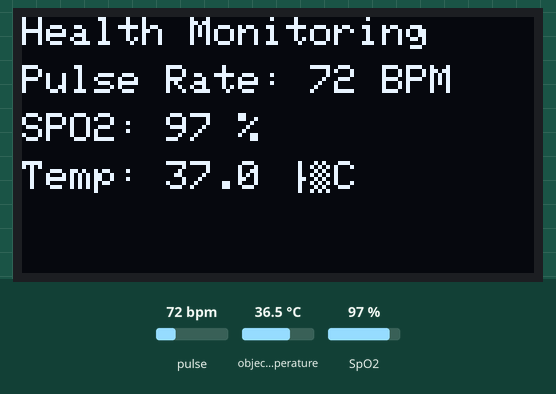
This sketch was run on a simulated ESP32. Parts: 128×64 one-colour display. The test bench sets the inputs (shaded band); at power-on: pulse 72 bpm, object temperature 36.5 °C, SpO2 97 %. WiFi joins after 1.5 s; servers stay silent unless stated; not simulated (calls return 0 or success): secrets.h.

Above: at 8.2 s.
8.3 s: pulse set to 42 bpm
At 9.7 s:
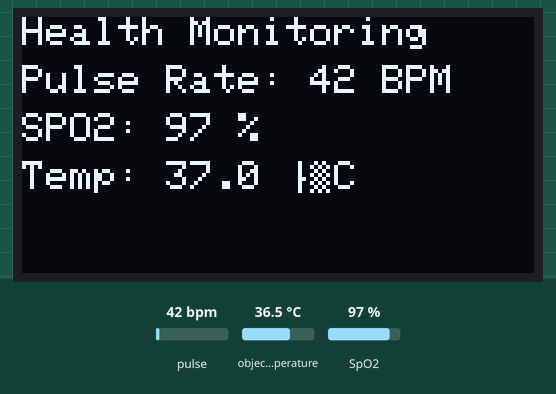
10.3 s: object temperature set to 20 °C
At 12.4 s:
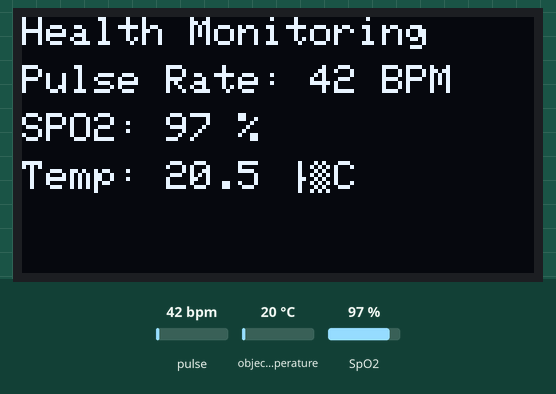
12.8 s: SpO2 set to 80 %
At 15.4 s:
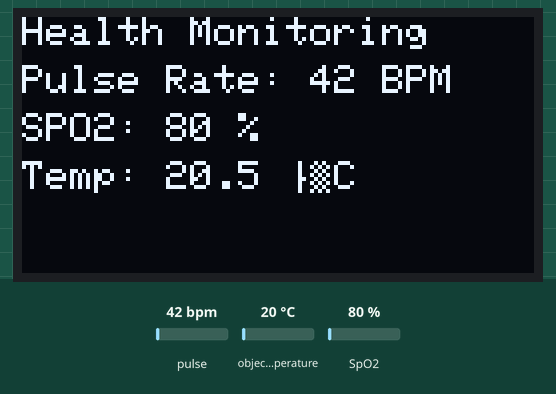
15.7 s: pulse set to 70 bpm
At 18.2 s:
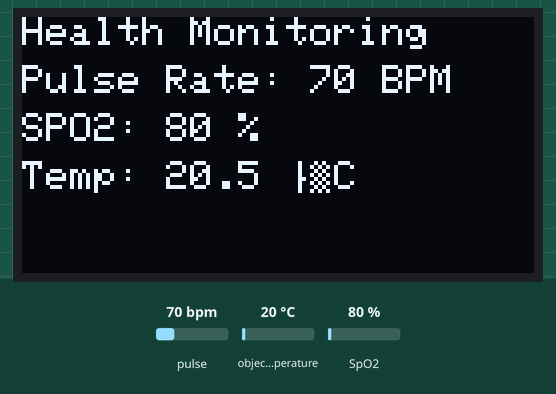
Timing chart, 0 to 19.2 s (numbered marks = the images above; inputs shaded):
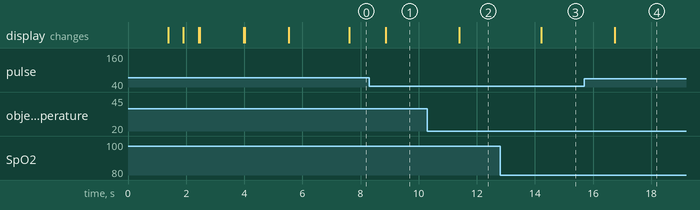

Measured:
- after the input at 8.3 s, the display: changes after 0.57 s (image 1)
- after the input at 10.3 s, the display: changes after 1.1 s (image 2)
- after the input at 12.8 s, the display: changes after 1.4 s (image 3)
- after the input at 15.7 s, the display: changes after 1.0 s (image 4)

The sketch:

health_vital.ino
```cpp
#include <Wire.h>

// Libraries for IoT
#include <WiFi.h>
#include <Firebase_ESP_Client.h>
#include "addons/TokenHelper.h"
#include "addons/RTDBHelper.h"
#include "secrets.h"

// Libraries for OLED Display
#include <Adafruit_GFX.h>
#include <Adafruit_SSD1306.h>

// Health Vitals Library
#include "MAX30105.h"
#include "heartRate.h"
#include "spo2_algorithm.h"

#include <Adafruit_MLX90614.h>

// Display size in pixels
#define SCREEN_WIDTH 128
#define SCREEN_HEIGHT 64

// Firebase components
FirebaseData fbdo;
FirebaseAuth auth;
FirebaseConfig config;

Adafruit_SSD1306 display(SCREEN_WIDTH, SCREEN_HEIGHT, &Wire, -1); // Display what's on the screen
MAX30105 mex; // Heart Rate & SPO2
Adafruit_MLX90614 mlx = Adafruit_MLX90614(); // Temperature

// Pulse Rate and SPO2
uint32_t irBuffer[100];
uint32_t redBuffer[100];

int32_t bufferLength = 100;
int32_t spo2 = 0;
int8_t validSPO2 = 0;
int32_t heartRate = 0;
int8_t validHeartRate = 0;

// Timing
unsigned long lastOLEDUpdate = 0;
unsigned long lastFirebaseUpdate = 0;

// Front-End Interface for OLED
void healthVitals(int bpm, int displayedSPO2, float temp) {
    display.clearDisplay();
    display.setTextSize(1);
    display.setTextColor(SSD1306_WHITE);

    // Title
    display.setCursor(0, 0);
    display.println("Health Monitoring");

    // Display Pulse Rate and SPO2
    display.setCursor(0, 12);
    display.print("Pulse Rate: ");
    display.print(bpm);
    display.println(" BPM");

    display.setCursor(0, 24);
    display.print("SPO2: ");
    display.print(displayedSPO2);
    display.println(" %");

    // Display Temperature
    display.setCursor(0, 36);
    display.print("Temp: ");
    display.print(temp, 1);
    display.println(" °C");

    display.display();
}

void setup() {
    // ------------- WIRE SETUP ------------
    Wire.begin(21, 22);
    Wire.setClock(400000);


    // Check if the OLED Display is working
    if (!display.begin(SSD1306_SWITCHCAPVCC, 0x3C)) {
        for(;;) {
            delay(10);
        }
    }

    // Display setup
    display.clearDisplay();
    display.setTextSize(1);
    display.setTextColor(SSD1306_WHITE);
    display.setCursor(0, 0);
    display.println("Initializing...");
    display.display();
    delay(800);

    // ------------- WIFI SETUP ------------
    WiFi.begin(WIFI_SSID, WIFI_PASSWORD);

    int dots = 0;
    while (WiFi.status() != WL_CONNECTED) {
        delay(500);

        display.clearDisplay();
        display.setCursor(0, 0);
        display.println("Connecting to WiFi...");
        display.setCursor(0, 14);
        String dotStr = "";
        for (int i = 0; i < (dots % 4); i++) {
            dotStr += ".";
        }
        display.println(dotStr);
        display.display();
        dots++;
    }

    display.clearDisplay();
    display.setCursor(0, 0);
    display.println("WiFi Connected!");
    display.setCursor(0, 14);
    display.println(WiFi.localIP().toString());
    display.display();
    delay(1500);

    // ------------- FIREBASE SETUP ------------
    config.api_key = Web_API_KEY;
    config.database_url = DATABASE_URL;
    config.token_status_callback = tokenStatusCallback;
    auth.user.email = USER_EMAIL;
    auth.user.password = USER_PASS;

    Firebase.begin(&config, &auth);
    Firebase.reconnectWiFi(true);

    display.clearDisplay();
    display.setCursor(0, 0);
    display.println("Connecting to");
    display.setCursor(0, 14);
    display.println("Firebase...");
    display.display();

    // Timeout
    unsigned long fbTimeout = millis();
    while (!Firebase.ready() && millis() - fbTimeout < 10000) {
        delay(300);
    }

    display.clearDisplay();
    display.setCursor(0, 0);
    if (Firebase.ready()) {
        display.println("Firebase OK!");
    } else {
        display.println("Firebase Failed!");
        display.setCursor(0, 14);
        display.println("Check credentials");
    }
    display.display();
    delay(1500);
    lastFirebaseUpdate = 0;

    // ------------- SENSOR CHECKING ------------
    if(!mex.begin()) { // Heart rate & SPO2 sensor
        display.clearDisplay();
        display.setCursor(0, 0);
        display.println("Error, MAX30102 not connected");
        for (;;) {
            delay(10);
        }
    }

    mex.setup();
    mex.setPulseAmplitudeRed(0x3F);
    mex.setPulseAmplitudeIR(0x3F);

    if(!mlx.begin()) { // Temperature sensor
        display.clearDisplay();
        display.setCursor(0, 12);
        display.println("Error, MLX90614 not connected");
        display.display();
        for (;;) {
            delay(10);
        }
    }

    // When the sensors are working
    display.clearDisplay();
    display.setCursor(0,0);
    display.println("All sensors are OK!!!");
    display.display();
    delay(500);
}

void loop() {
    // ------------- MAX30102 READINGS ------------
    for (byte i = 0; i < 100; i++) {
        while (!mex.available())
        mex.check();

        redBuffer[i] = mex.getRed();
        irBuffer[i] = mex.getIR();
        mex.nextSample();
    }

    uint32_t irValue = irBuffer[99];
    bool skinDetected = irValue > 30000;

    maxim_heart_rate_and_oxygen_saturation(
        irBuffer,
        bufferLength,
        redBuffer,
        &spo2,
        &validSPO2,
        &heartRate,
        &validHeartRate
    );

    int bpm = (skinDetected && validHeartRate && heartRate > 0) ? (int)heartRate : 0;
    int displaySPO2 = (skinDetected && validSPO2 && spo2 > 0) ? (int)spo2 : 0;

    // ------------- MLX90614 READINGS -------------
    float temp = mlx.readObjectTempC() + 0.5;

    // ------------- FIREBASE DATA STORAGE -------------
    if (Firebase.ready() && millis() - lastFirebaseUpdate > 5000) {
        lastFirebaseUpdate = millis();

        String timestamp = String(millis());
        String historyPath = "patients/device01/history/" + timestamp;
        String latestPath = "patients/device01/latest";

        FirebaseJson json;
        json.set("pulse-rate", bpm);
        json.set("blood-oxygen-levels", displaySPO2);
        json.set("body-temperature", temp);

        // Database Upload for medical records
        Firebase.RTDB.setJSON(&fbdo, historyPath, &json);

        // Live Record Update
        Firebase.RTDB.setJSON(&fbdo, latestPath, &json);
    }

    // ------------- OLED UPDATE -------------
    if (millis() - lastOLEDUpdate > 1000) {
        lastOLEDUpdate = millis();
        healthVitals(bpm, displaySPO2, temp); // Displayed on OLED
    }
}
```
